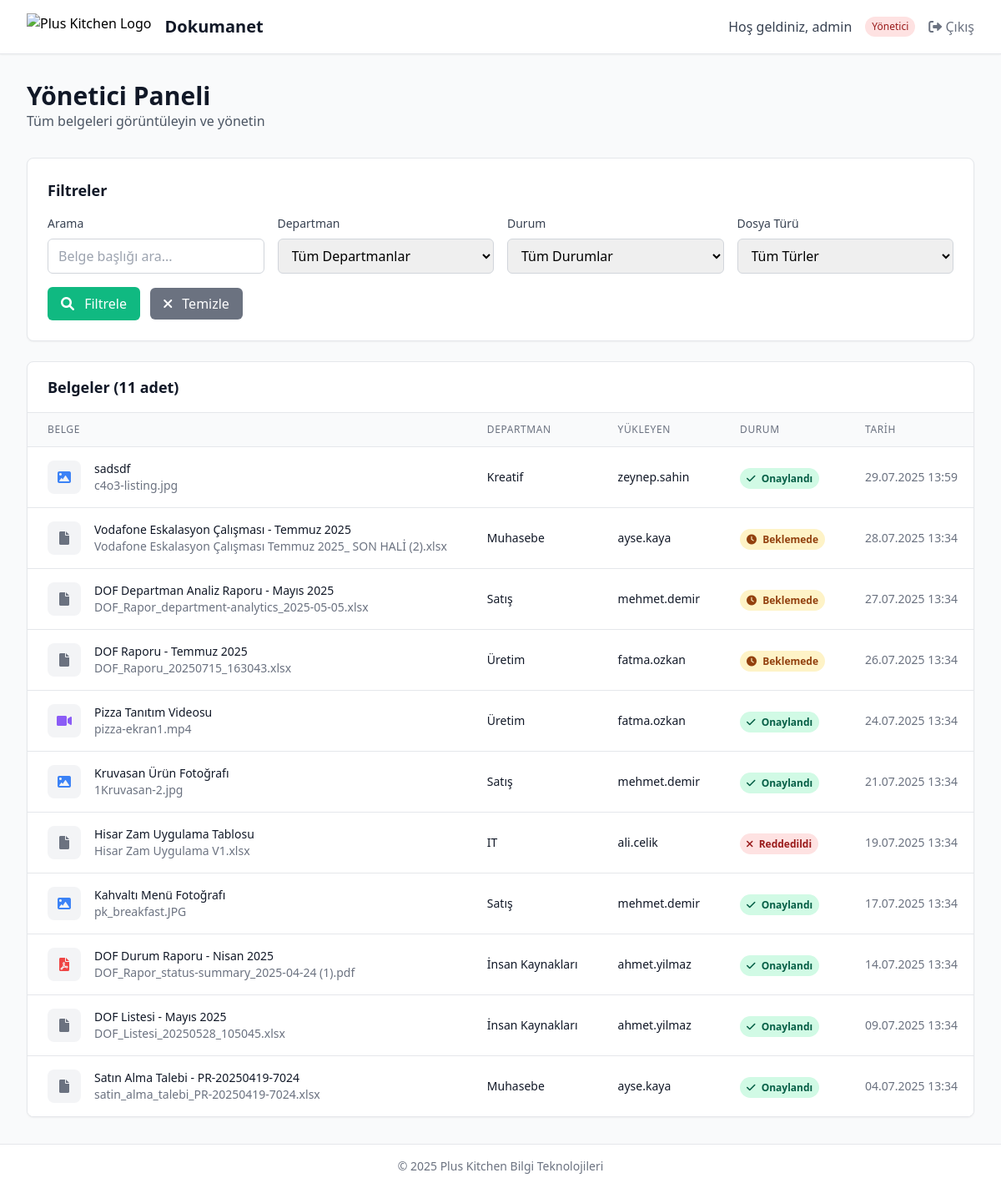
The app's page /admin/dashboard (signed in) with its own data.
### app.py (models this page shows, shortened)
class User(UserMixin, db.Model):
    id = db.Column(db.Integer, primary_key=True)
    username = db.Column(db.String(80), unique=True, nullable=False)
    email = db.Column(db.String(120), unique=True, nullable=False)
    password_hash = db.Column(db.String(128))
    role = db.Column(db.String(20), default='department')  # 'admin' or 'department'
    department_id = db.Column(db.Integer, db.ForeignKey('department.id'))
    created_at = db.Column(db.DateTime, default=datetime.utcnow)

class File(db.Model):
    id = db.Column(db.Integer, primary_key=True)
    title = db.Column(db.String(200), nullable=False)
    description = db.Column(db.Text)
    filename = db.Column(db.String(255), nullable=False)
    original_filename = db.Column(db.String(255), nullable=False)
    file_type = db.Column(db.String(50))
    file_size = db.Column(db.Integer)
    status = db.Column(db.String(20), default='pending')  # 'pending', 'approved', 'rejected'
    category = db.Column(db.String(50))
    uploaded_by = db.Column(db.Integer, db.ForeignKey('user.id'), nullable=False)
    department_id = db.Column(db.Integer, db.ForeignKey('department.id'), nullable=False)
    uploaded_at = db.Column(db.DateTime, default=datetime.utcnow)
    reviewed_at = db.Column(db.DateTime)
    reviewed_by = db.Column(db.Integer, db.ForeignKey('user.id'))
    parent_file_id = db.Column(db.Integer, db.ForeignKey('file.id'), nullable=True)
    version_number = db.Column(db.Integer, default=1)
    is_current_version = db.Column(db.Boolean, default=True)
    revision_notes = db.Column(db.Text)
    uploader = db.relationship('User', foreign_keys=[uploaded_by], backref='uploaded_files')
    reviewer = db.relationship('User', foreign_keys=[reviewed_by], backref='reviewed_files')
    comments = db.relationship('Comment', backref='file', lazy=True, cascade='all, delete-orphan')
    parent_file = db.relationship('File', remote_side=[id], backref='revisions')

class Department(db.Model):
    id = db.Column(db.Integer, primary_key=True)
    name = db.Column(db.String(100), nullable=False)
    description = db.Column(db.Text)
    users = db.relationship('User', backref='department', lazy=True)
    files = db.relationship('File', backref='department', lazy=True)

### app.py (the view)
@app.route('/admin/dashboard')
@login_required
def admin_dashboard():
    if current_user.role != 'admin':
        flash('Bu sayfaya erişim yetkiniz yok!', 'error')
        return redirect(url_for('index'))
    search = request.args.get('search', '')
    department_filter = request.args.get('department', '')
    status_filter = request.args.get('status', '')
    type_filter = request.args.get('type', '')
    query = File.query
    if search:
        query = query.filter(File.title.contains(search))
    if department_filter:
        query = query.filter(File.department_id == department_filter)
    if status_filter:
        query = query.filter(File.status == status_filter)
    if type_filter:
        query = query.filter(File.file_type == type_filter)
    files = query.order_by(File.uploaded_at.desc()).all()
    departments = Department.query.all()
    return render_template('admin_dashboard.html',
                         files=files,
                         departments=departments,
                         search=search,
                         department_filter=department_filter,
                         status_filter=status_filter,
                         type_filter=type_filter)

### app.py (called while the page is built)
@login_manager.user_loader
def load_user(user_id):
    return User.query.get(int(user_id))

### templates/admin_dashboard.html (shortened to what this page needs)
{% extends "base.html" %}
{% block content %}
<div class="max-w-7xl mx-auto px-4 sm:px-6 lg:px-8 py-8">
    <div class="mb-8">
        <h1 class="text-3xl font-bold text-gray-900">Yönetici Paneli</h1>
        <p class="text-gray-600">Tüm belgeleri görüntüleyin ve yönetin</p>
    </div>
    <div class="bg-white rounded-lg shadow-sm border p-6 mb-6">
        <h2 class="text-lg font-semibold text-gray-900 mb-4">Filtreler</h2>
        <form method="GET" class="grid grid-cols-1 md:grid-cols-4 gap-4">
            <div>
                <label class="block text-sm font-medium text-gray-700 mb-2">Arama</label>
                <input type="text"
                       name="search"
                       value="{{ search }}"
                       placeholder="Belge başlığı ara..."
                       class="w-full px-3 py-2 border border-gray-300 rounded-md focus:outline-none focus:ring-2 focus:ring-pk-green">
            </div>
            <div>
                <label class="block text-sm font-medium text-gray-700 mb-2">Departman</label>
                <select name="department" class="w-full px-3 py-2 border border-gray-300 rounded-md focus:outline-none focus:ring-2 focus:ring-pk-green">
                    <option value="">Tüm Departmanlar</option>
                </select>
            </div>
            <div>
                <label class="block text-sm font-medium text-gray-700 mb-2">Durum</label>
                <select name="status" class="w-full px-3 py-2 border border-gray-300 rounded-md focus:outline-none focus:ring-2 focus:ring-pk-green">
                    <option value="">Tüm Durumlar</option>
                </select>
            </div>
            <div>
                <label class="block text-sm font-medium text-gray-700 mb-2">Dosya Türü</label>
                <select name="type" class="w-full px-3 py-2 border border-gray-300 rounded-md focus:outline-none focus:ring-2 focus:ring-pk-green">
                    <option value="">Tüm Türler</option>
                </select>
            </div>
            <div class="md:col-span-4">
                <button type="submit" class="px-4 py-2 bg-pk-green text-white rounded-md hover:bg-green-700 transition-colors">
                    <i class="fas fa-search mr-2"></i> Filtrele
                </button>
                <a href="{{ url_for('admin_dashboard') }}" class="ml-2 px-4 py-2 bg-gray-500 text-white rounded-md hover:bg-gray-600 transition-colors">
                    <i class="fas fa-times mr-2"></i> Temizle
                </a>
            </div>
        </form>
    </div>
    <div class="bg-white rounded-lg shadow-sm border overflow-hidden">
        <div class="px-6 py-4 border-b">
            <h2 class="text-lg font-semibold text-gray-900">
                Belgeler ({{ files|length }} adet)
            </h2>
        </div>
        {% if files %}
        <div class="hidden sm:block overflow-x-auto">
            <table class="min-w-full divide-y divide-gray-200">
                <thead class="bg-gray-50">
                    <tr>
                        <th class="px-6 py-3 text-left text-xs font-medium text-gray-500 uppercase tracking-wider">Belge</th>
                        <th class="px-6 py-3 text-left text-xs font-medium text-gray-500 uppercase tracking-wider">Departman</th>
                        <th class="px-6 py-3 text-left text-xs font-medium text-gray-500 uppercase tracking-wider">Yükleyen</th>
                        <th class="px-6 py-3 text-left text-xs font-medium text-gray-500 uppercase tracking-wider">Durum</th>
                        <th class="px-6 py-3 text-left text-xs font-medium text-gray-500 uppercase tracking-wider">Tarih</th>
                    </tr>
                </thead>
                <tbody class="bg-white divide-y divide-gray-200">
                    {% for file in files %}
                    <tr class="hover:bg-gray-50">
                        <td class="px-6 py-4 whitespace-nowrap">
                            <div class="flex items-center">
                                <div class="flex-shrink-0 h-10 w-10">
                                    <div class="h-10 w-10 rounded-lg bg-gray-100 flex items-center justify-center">
                                        {% if file.file_type in ['jpg', 'jpeg', 'png'] %}
                                            <i class="fas fa-image text-blue-500"></i>
                                        {% elif file.file_type == 'pdf' %}
                                            <i class="fas fa-file-pdf text-red-500"></i>
                                        {% elif file.file_type == 'mp4' %}
                                            <i class="fas fa-video text-purple-500"></i>
                                        {% else %}
                                            <i class="fas fa-file text-gray-500"></i>
                                        {% endif %}
                                    </div>
                                </div>
                                <div class="ml-4">
                                    <div class="text-sm font-medium">
                                        <a href="{{ url_for('view_file', file_id=file.id) }}"
                                           class="text-gray-900 hover:text-blue-600 transition-colors">
                                            {{ file.title }}
                                        </a>
                                    </div>
                                    <div class="text-sm text-gray-500">{{ file.original_filename }}</div>
                                </div>
                            </div>
                        </td>
                        <td class="px-6 py-4 whitespace-nowrap text-sm text-gray-900">
                            {{ file.department.name if file.department else 'Bilinmiyor' }}
                        </td>
                        <td class="px-6 py-4 whitespace-nowrap text-sm text-gray-900">
                            {{ file.uploader.username if file.uploader else 'Bilinmiyor' }}
                        </td>
                        <td class="px-6 py-4 whitespace-nowrap">
                            {% if file.status == 'pending' %}
                                <span class="px-2 py-1 text-xs font-semibold rounded-full bg-yellow-100 text-yellow-800">
                                    <i class="fas fa-clock mr-1"></i> Beklemede
                                </span>
                            {% elif file.status == 'approved' %}
                                <span class="px-2 py-1 text-xs font-semibold rounded-full bg-green-100 text-green-800">
                                    <i class="fas fa-check mr-1"></i> Onaylandı
                                </span>
                            {% elif file.status == 'rejected' %}
                                <span class="px-2 py-1 text-xs font-semibold rounded-full bg-red-100 text-red-800">
                                    <i class="fas fa-times mr-1"></i> Reddedildi
                                </span>
                            {% endif %}
                        </td>
                        <td class="px-6 py-4 whitespace-nowrap text-sm text-gray-500">
                            {{ file.uploaded_at.strftime('%d.%m.%Y %H:%M') }}
                        </td>
                    </tr>
                    {% endfor %}
                </tbody>
            </table>
        </div>
        {% else %}
        <div class="text-center py-12">
            <i class="fas fa-folder-open text-4xl text-gray-400 mb-4"></i>
            <h3 class="text-lg font-medium text-gray-900 mb-2">Belge bulunamadı</h3>
            <p class="text-gray-500">Henüz yüklenmiş belge yok veya filtrelere uygun belge bulunamadı.</p>
        </div>
        {% endif %}
    </div>
</div>
{% endblock %}

### templates/base.html (shortened to what this page needs)
<!DOCTYPE html>
<html lang="tr">
<head>
    <link href="https://cdn.jsdelivr.net/npm/tailwindcss@2.2.19/dist/tailwind.min.css" rel="stylesheet">
    <link href="https://cdnjs.cloudflare.com/ajax/libs/font-awesome/6.0.0/css/all.min.css" rel="stylesheet">
</head>
<body class="bg-gray-50 min-h-screen">
    {% if current_user.is_authenticated %}
    <nav class="bg-white shadow-sm border-b">
        <div class="max-w-7xl mx-auto px-4 sm:px-6 lg:px-8">
            <div class="hidden sm:flex justify-between h-16">
                <div class="flex items-center">
                    <a href="{{ url_for('index') }}" class="flex items-center hover:opacity-80 transition-opacity">
                        <img src="https://pluskitchen.com.tr/images/logo.png" alt="Plus Kitchen Logo" class="h-8 w-auto mr-4">
                        <h1 class="text-xl font-bold text-gray-900">Dokumanet</h1>
                    </a>
                </div>
                <div class="flex items-center space-x-4">
                    <span class="text-gray-700">Hoş geldiniz, {{ current_user.username }}</span>
                    <span class="px-2 py-1 text-xs rounded-full {% if current_user.role == 'admin' %}bg-red-100 text-red-800{% else %}bg-blue-100 text-blue-800{% endif %}">
                        {% if current_user.role == 'admin' %}Yönetici{% else %}Departman{% endif %}
                    </span>
                    <a href="{{ url_for('logout') }}" class="text-gray-500 hover:text-gray-700">
                        <i class="fas fa-sign-out-alt"></i> Çıkış
                    </a>
                </div>
            </div>
        </div>
    </nav>
    {% endif %}
    <main>
        {% block content %}{% endblock %}
    </main>
    <footer class="bg-white border-t mt-auto">
        <div class="max-w-7xl mx-auto py-4 px-4 sm:px-6 lg:px-8">
            <p class="text-center text-gray-500 text-sm">
                © 2025 Plus Kitchen Bilgi Teknolojileri
            </p>
        </div>
    </footer>
</body>
</html>

### templates/base.html (style rules this page uses)
.bg-pk-green { background-color: #10B981; }

### records on screen
User: username "admin"
File: file_type "jpg" (drawn), title "sadsdf", original_filename "c4o3-listing.jpg", department "Kreatif", uploader "zeynep.sahin", status "approved" (drawn), uploaded_at "29.07.2025 13:59"
File: file_type "xlsx" (drawn), title "Vodafone Eskalasyon Çalışması - Temmuz 2025", original_filename "Vodafone Eskalasyon Çalışması Temmuz 2025_ SON HALİ (2).xlsx", department "Muhasebe", uploader "ayse.kaya", status "pending" (drawn), uploaded_at "28.07.2025 13:34"
File: file_type "xlsx" (drawn), title "DOF Departman Analiz Raporu - Mayıs 2025", original_filename "DOF_Rapor_department-analytics_2025-05-05.xlsx", department "Satış", uploader "mehmet.demir", status "pending" (drawn), uploaded_at "27.07.2025 13:34"
File: file_type "xlsx" (drawn), title "DOF Raporu - Temmuz 2025", original_filename "DOF_Raporu_20250715_163043.xlsx", department "Üretim", uploader "fatma.ozkan", status "pending" (drawn), uploaded_at "26.07.2025 13:34"
File: file_type "mp4" (drawn), title "Pizza Tanıtım Videosu", original_filename "pizza-ekran1.mp4", department "Üretim", uploader "fatma.ozkan", status "approved" (drawn), uploaded_at "24.07.2025 13:34"
File: file_type "jpg" (drawn), title "Kruvasan Ürün Fotoğrafı", original_filename "1Kruvasan-2.jpg", department "Satış", uploader "mehmet.demir", status "approved" (drawn), uploaded_at "21.07.2025 13:34"
File: file_type "xlsx" (drawn), title "Hisar Zam Uygulama Tablosu", original_filename "Hisar Zam Uygulama V1.xlsx", department "IT", uploader "ali.celik", status "rejected" (drawn), uploaded_at "19.07.2025 13:34"
File: file_type "jpg" (drawn), title "Kahvaltı Menü Fotoğrafı", original_filename "pk_breakfast.JPG", department "Satış", uploader "mehmet.demir", status "approved" (drawn), uploaded_at "17.07.2025 13:34"
File: file_type "pdf" (drawn), title "DOF Durum Raporu - Nisan 2025", original_filename "DOF_Rapor_status-summary_2025-04-24 (1).pdf", department "İnsan Kaynakları", uploader "ahmet.yilmaz", status "approved" (drawn), uploaded_at "14.07.2025 13:34"
File: file_type "xlsx" (drawn), title "DOF Listesi - Mayıs 2025", original_filename "DOF_Listesi_20250528_105045.xlsx", department "İnsan Kaynakları", uploader "ahmet.yilmaz", status "approved" (drawn), uploaded_at "09.07.2025 13:34"
File: file_type "xlsx" (drawn), title "Satın Alma Talebi - PR-20250419-7024", original_filename "satin_alma_talebi_PR-20250419-7024.xlsx", department "Muhasebe", uploader "ayse.kaya", status "approved" (drawn), uploaded_at "04.07.2025 13:34"

### other values on screen
{{ files|length }} "11"
